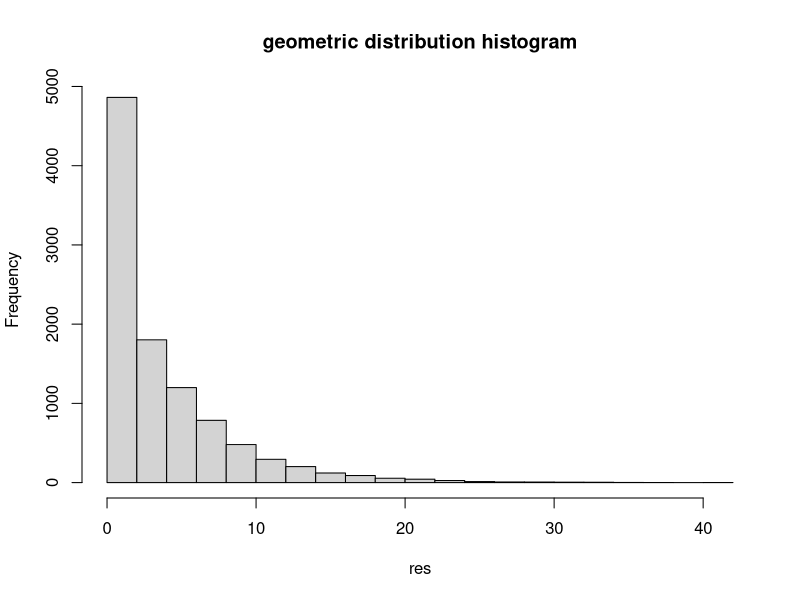

Generate this figure with R:
# soal 1

# a
x = 3
prob = 0.2
ans = dgeom(x, prob)
ans

# b
tt_data = 10000
prob = 0.2
X = 3
res = rgeom(tt_data, prob)
ans = mean(res == X)
ans

# c

# d
hist(res, main = "geometric distribution histogram")

# e
ans = 1 / prob
ans

# varian
1 - prob / prob ^ 2